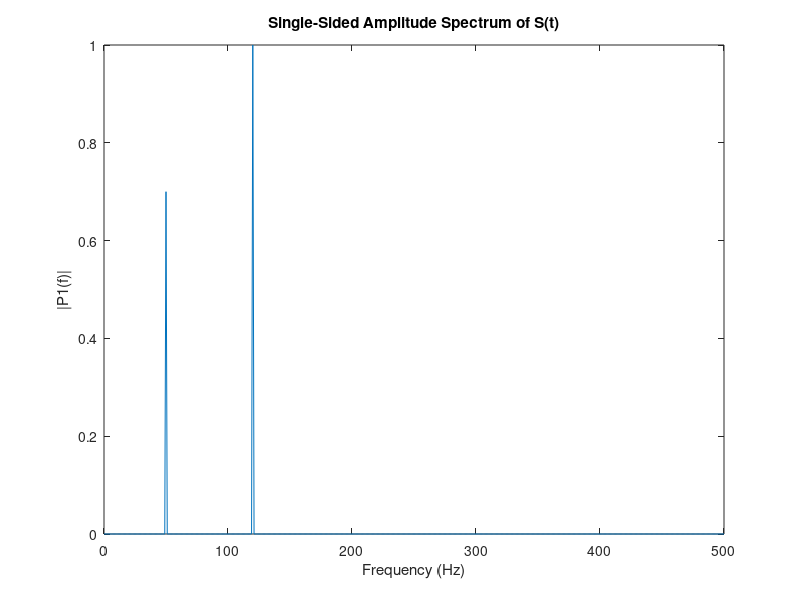

Recreate this plot in MATLAB.
% Fourier Transform in MATLAB
% This script calculates the Fourier Transform of a sample signal and 
% plots its frequency spectrum.

% Generate a sample signal (sinusoidal)
Fs = 1000;                  % Sampling frequency in Hz
T = 1/Fs;                   % Sampling period
L = 1000;                   % Length of signal
t = (0:L-1)*T;              % Time vector

% Create a signal composed of two sinusoids
S = 0.7 * sin(2 * pi * 50 * t) + sin(2 * pi * 120 * t);

% Compute the Fourier Transform
Y = fft(S);

% Compute the two-sided spectrum P2 and the single-sided spectrum P1
P2 = abs(Y / L);
P1 = P2(1:L/2+1);
P1(2:end-1) = 2 * P1(2:end-1);

% Define frequency domain
f = Fs * (0:(L/2)) / L;

% Plot single-sided amplitude spectrum
figure;
plot(f, P1);
title('Single-Sided Amplitude Spectrum of S(t)');
xlabel('Frequency (Hz)');
ylabel('|P1(f)|');
